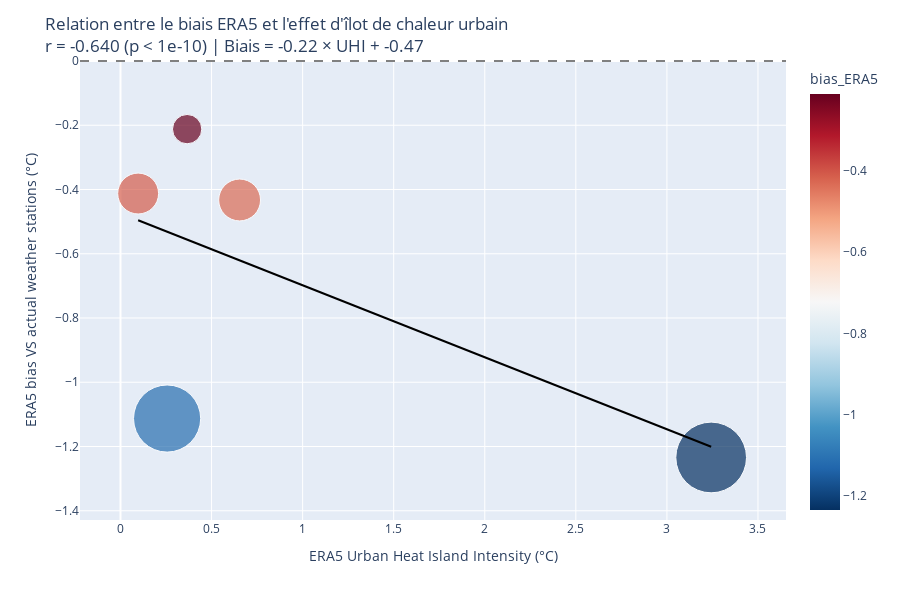

Source (notebook cell):
### Markdown cell above
## Visualization Bias ERA5 VS UHI

### Code cell
correlation, p_value = pearsonr(bias_analysis.UHI_ERA5, bias_analysis.bias_ERA5)
slope, intercept = linregress(bias_analysis.UHI_ERA5, bias_analysis.bias_ERA5)[:2]

fig = px.scatter(
    bias_analysis, 
    x="UHI_ERA5", 
    y="bias_ERA5", 
    hover_name="ville",
    size=np.abs(bias_analysis.bias_ERA5), 
    color="bias_ERA5",
    color_continuous_scale="RdBu_r", 
    size_max=50,
    trendline="ols", 
    trendline_color_override="black"
)

fig.update_layout(
    title=f"Relation entre le biais ERA5 et l'effet d'îlot de chaleur urbain<br>"
          f"r = {correlation:.3f} (p < 1e-10) | Biais = {slope:.2f} × UHI + {intercept:.2f}",
    xaxis_title="ERA5 Urban Heat Island Intensity (°C)",
    yaxis_title="ERA5 bias VS actual weather stations (°C)",
    width=900, 
    height=600
)

fig.add_hline(0, line_dash="dash", line_color="gray")

fig.show()

### Figure 1 — Plotly figure (JSON) as saved in the notebook; plotly's stock layout.template omitted (floating-point values rounded to 4 significant figures)
{"data": [{"hovertemplate": "<b>%{hovertext}</b><br><br>UHI_ERA5=%{x}<br>bias_ERA5=%{marker.color}<br>size=%{marker.size}<extra></extra>", "hovertext": ["Lille", "Lyon", "Nice", "Strasbourg", "Toulouse"], "legendgroup": "", "marker": {"color": [-0.4126, -0.4327, -1.234, -1.113, -0.2121], "coloraxis": "coloraxis", "size": [0.4126, 0.4327, 1.234, 1.113, 0.2121], "sizemode": "area", "sizeref": 0.0004937, "symbol": "circle"}, "mode": "markers", "name": "", "orientation": "v", "showlegend": false, "type": "scatter", "x": [0.097, 0.654, 3.243, 0.256, 0.366], "xaxis": "x", "y": [-0.4126, -0.4327, -1.234, -1.113, -0.2121], "yaxis": "y"}, {"hovertemplate": "<b>OLS trendline</b><br>bias_ERA5 = -0.224152 * UHI_ERA5 + -0.473933<br>R<sup>2</sup>=0.409246<br><br>UHI_ERA5=%{x}<br>bias_ERA5=%{y} <b>(trend)</b><extra></extra>", "legendgroup": "", "line": {"color": "black"}, "marker": {"symbol": "circle"}, "mode": "lines", "name": "", "showlegend": false, "type": "scatter", "x": [0.097, 0.256, 0.366, 0.654, 3.243], "xaxis": "x", "y": [-0.4957, -0.5313, -0.556, -0.6205, -1.201], "yaxis": "y"}], "layout": {"coloraxis": {"colorbar": {"title": {"text": "bias_ERA5"}}, "colorscale": [[0, "rgb(5,48,97)"], [0.1, "rgb(33,102,172)"], [0.2, "rgb(67,147,195)"], [0.3, "rgb(146,197,222)"], [0.4, "rgb(209,229,240)"], [0.5, "rgb(247,247,247)"], [0.6, "rgb(253,219,199)"], [0.7, "rgb(244,165,130)"], [0.8, "rgb(214,96,77)"], [0.9, "rgb(178,24,43)"], [1, "rgb(103,0,31)"]]}, "height": 600, "legend": {"itemsizing": "constant", "tracegroupgap": 0}, "margin": {"t": 60}, "shapes": [{"line": {"color": "gray", "dash": "dash"}, "type": "line", "x0": 0, "x1": 1, "xref": "x domain", "y0": 0, "y1": 0, "yref": "y"}], "title": {"text": "Relation entre le biais ERA5 et l'effet d'îlot de chaleur urbain<br>r = -0.640 (p < 1e-10) | Biais = -0.22 × UHI + -0.47"}, "width": 900, "xaxis": {"anchor": "y", "domain": [0, 1], "title": {"text": "ERA5 Urban Heat Island Intensity (°C)"}}, "yaxis": {"anchor": "x", "domain": [0, 1], "title": {"text": "ERA5 bias VS actual weather stations (°C)"}}}}
